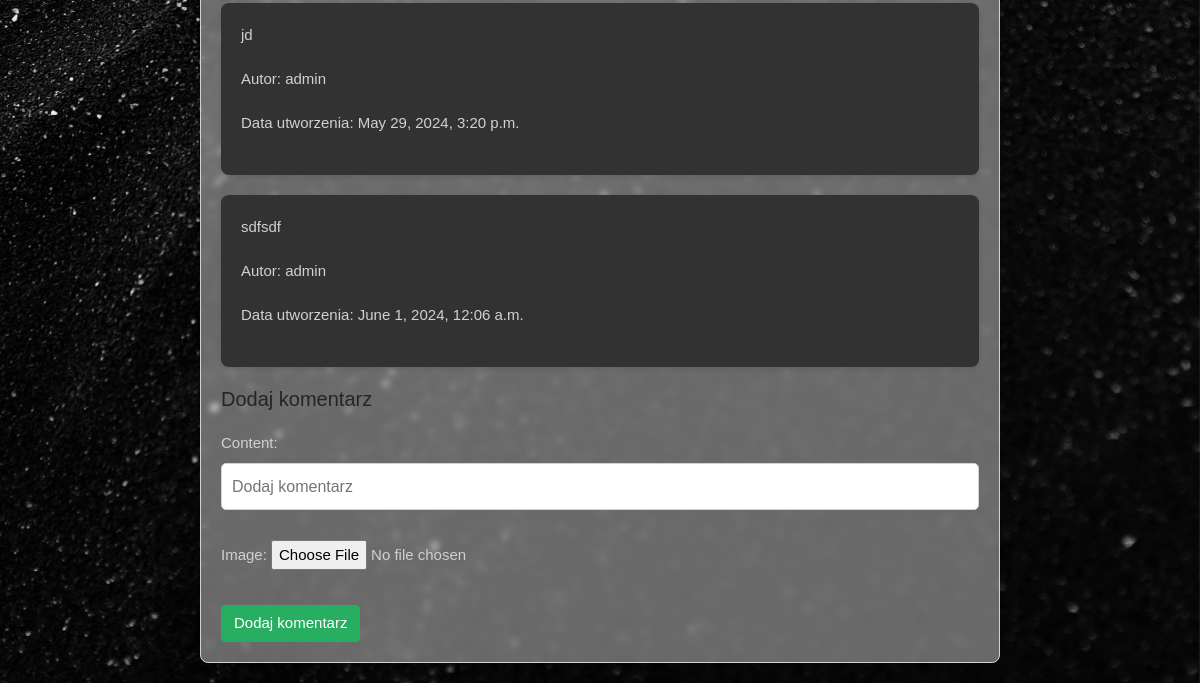
Before: /post/3/ (lower part) with the older database file.
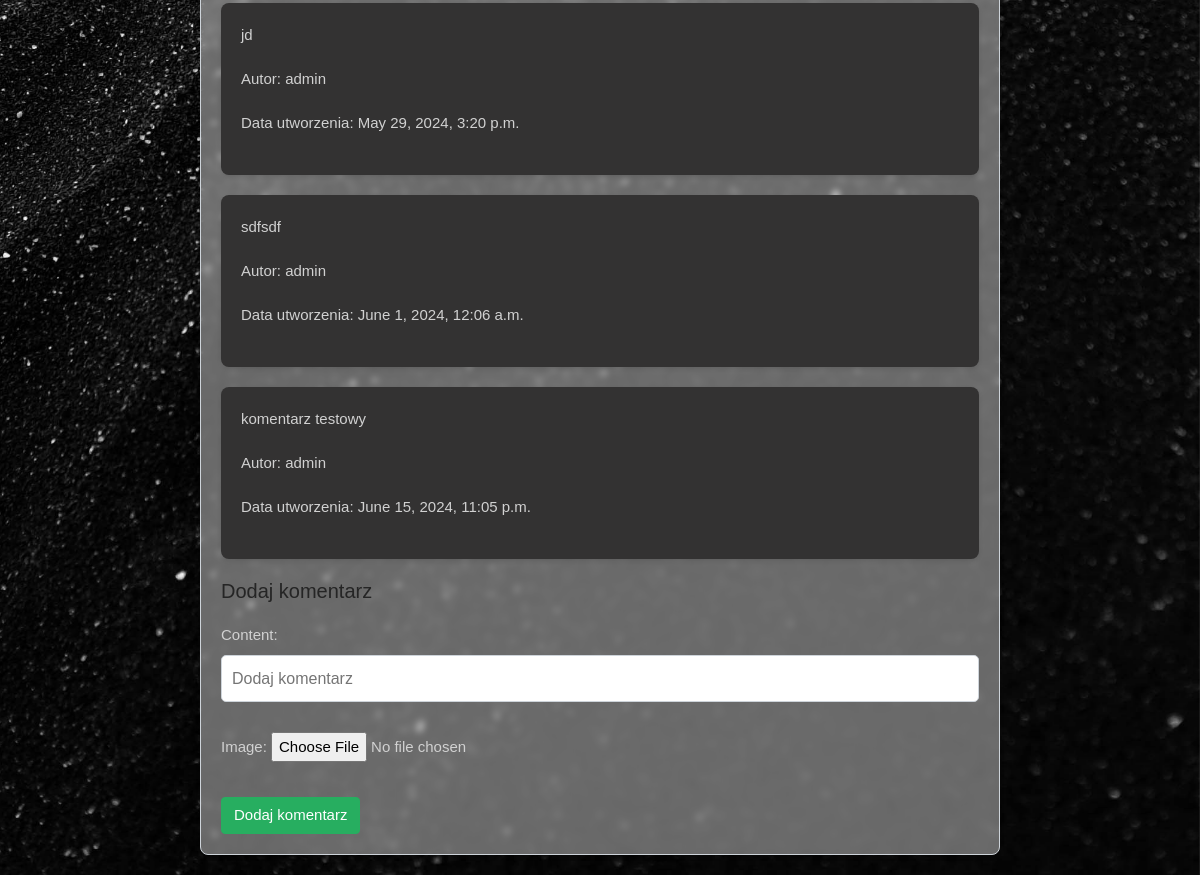
After: the same page with the newer database file.
### mainapp/models.py (models this page shows)
class Comment(models.Model):
    post = models.ForeignKey(Post, on_delete=models.CASCADE, related_name='comments')
    author = models.ForeignKey(User, on_delete=models.CASCADE)
    content = models.TextField()
    image = models.ImageField(upload_to='images/', null=True, blank=True)
    date_of_creation = models.DateTimeField(auto_now_add=True)

### mainapp/views.py (the view, shortened to what this page needs)
# urls.py: path('post/<int:post_id>/', views.post_details, name='post_details'),
def post_details(request, post_id):
    post = get_object_or_404(Post, pk=post_id)
    comments = post.comments.order_by('date_of_creation')
    form = CommentCreationForm()
    return render(request, 'post_details.html', {
        'post': post, 'comments': comments, 'form': form
    })

### mainapp/forms.py
class CommentCreationForm(forms.ModelForm):
    class Meta:
        model = Comment
        fields = ['content', 'image']
        widgets = {
            'content': forms.TextInput(attrs={'placeholder': 'Dodaj komentarz'})
        }

### mainapp/templates/post_details.html (shortened to what this page needs)
<!DOCTYPE html>
<html lang="en">
<head>
    {% load static %}
    <link rel="stylesheet" href="https://cdn.jsdelivr.net/npm/bootswatch@4.5.2/dist/darkly/bootstrap.min.css">
    <link rel="stylesheet" href="{% static 'css/post_details.css' %}">
    <link rel="stylesheet" href="{% static 'css/custom_styles.css' %}">
</head>
<body>
<main>
    <div class="background-image">
    <div class="container">
        {% for comment in comments %}
            <div class="comment">
                <p>{{ comment.content }}</p>
                <p>Autor: {{ comment.author }}</p>
                <p>Data utworzenia: {{ comment.date_of_creation }}</p>
            </div>
        {% endfor %}
        <h4>Dodaj komentarz</h4>
        <form method="post" enctype="multipart/form-data">
            {{ form.as_p }}
            <button type="submit" class="btn btn-success">Dodaj komentarz</button>
        </form>
    </div>
    </div>
</main>
</body>
</html>

Changed rows visible on the page:
added Comment: content "komentarz testowy", author "admin", date_of_creation "June 15, 2024, 11:05 p.m."
